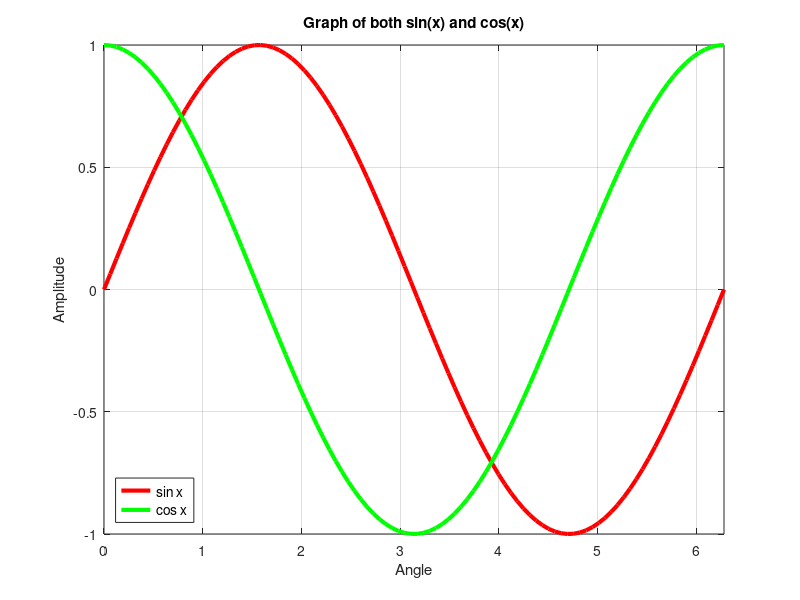

The MATLAB script that drew this image:
% Name: Priyadarshan Ghosh
% Roll no.: 72
clc;
clf;
x=linspace(0,2*pi);
plot(x,sin(x),'r', 'linewidth', 3, x,cos(x), 'g', 'linewidth', 3)
axis([0, 2*pi, -1, +1]);
legend({'sin x','cos x'}, 'Location','southwest', 'FontSize',10);
title('Graph of both sin(x) and cos(x)');
xlabel('Angle');
ylabel('Amplitude');
grid on


%https://in.mathworks.com/help/matlab/ref/legend.html